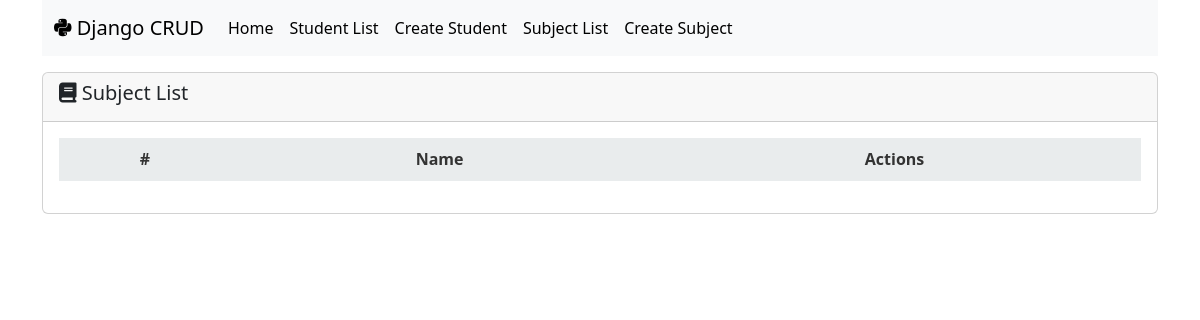
Page /first_app/subject_list/ on the earlier database version.
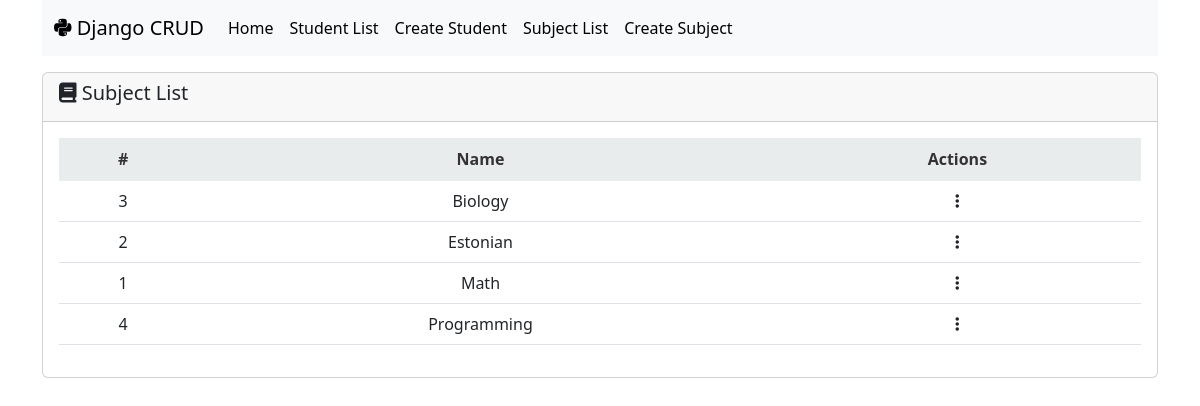
Same page on the later database version.
### first_app/models.py (models this page shows)
class Subject(models.Model):
    subject_name = models.CharField(max_length=255)

### first_app/views.py (the view)
# urls.py: path('subject_list/', views.SubjectListView.as_view(), name='subject_list'),
class SubjectListView(ListView):
    model = Subject
    queryset = Subject.objects.order_by('subject_name')
    context_object_name = 'subjects'

### first_app/templates/first_app/subject_list.html (shortened to what this page needs)
{% extends 'base.html' %}
{% block content %}
<div class="card mt-3">
    <div class="card-header">
        <div class="d-flex justify-content-between align-items-center">
            <div class="card-title m-0"><h5><i class="fa-solid fa-book"></i> Subject List</h5></div>
        </div>
    </div>
    <div class="card-body">
        <table id="student-table" class="table table-hover">
          <thead>
            <tr>
                <th scope="col">#</th>
                <th scope="col">Name</th>
                <th scope="col" style="max-width: 5rem;">Actions</th>
            </tr>
          </thead>
          <tbody>
            {% for subject in subjects %}
                <tr>
                    <td>{{ subject.id }}</td>
                    <td>{{ subject.subject_name }}</td>
                    <td class="dropdown-cell">
                        <i class="fa-solid fa-ellipsis-vertical dropdown-toggle"></i>
                    </td>
                </tr>
            {% endfor %}
          </tbody>
        </table>
    </div>
</div>
{% endblock %}

### templates/base.html (shortened to what this page needs)
{% load static %}
<!doctype html>
<html lang="en">
<head>
    <link href="https://cdn.jsdelivr.net/npm/bootstrap@5.3.1/dist/css/bootstrap.min.css" rel="stylesheet">
    <link href="https://stackpath.bootstrapcdn.com/bootstrap/4.5.2/css/bootstrap.min.css" rel="stylesheet">
    <link rel="stylesheet" href="https://cdnjs.cloudflare.com/ajax/libs/twitter-bootstrap/5.3.0/css/bootstrap.min.css">
    <link rel="stylesheet" href="https://cdn.datatables.net/1.13.6/css/dataTables.bootstrap5.min.css">
    <link rel="stylesheet" href="https://cdnjs.cloudflare.com/ajax/libs/font-awesome/6.4.2/css/all.min.css" />
    <link rel="stylesheet" type="text/css" href="{% static 'base.css' %}">
</head>
<body>
    <div class="container">
        <nav class="navbar navbar-expand-lg bg-body-tertiary">
          <div class="container-fluid">
            <a class="navbar-brand" href="#"><i class="fa-brands fa-python"></i> Django CRUD</a>
            <div class="collapse navbar-collapse" id="navbarNavAltMarkup">
              <div class="navbar-nav">
                <a class="nav-link active" aria-current="page" href="/first_app">Home</a>
                <a class="nav-link active" aria-current="page" href="/first_app/student_list">Student List</a>
                <a class="nav-link active" aria-current="page" href="/first_app/student_create">Create Student</a>
                <a class="nav-link active" aria-current="page" href="/first_app/subject_list">Subject List</a>
                <a class="nav-link active" aria-current="page" href="/first_app/subject_create">Create Subject</a>
              </div>
            </div>
          </div>
        </nav>
        {% block content %}
        {% endblock %}
    </div>
</body>
</html>

### static/base.css (style rules this page uses)
#student-table thead th { background-color: #e9eced; border-color: #e9eced; font-weight: bold; color: #333; text-align: center; }
#student-table tbody td { vertical-align: middle; text-align: center; }
.dropdown-cell { position: relative; }
.dropdown-toggle { display: inline-block; cursor: pointer; }
.dropdown-toggle:after { content: none; }

Differences in the rows shown:
added Subject: id "3", subject_name "Biology"
added Subject: id "2", subject_name "Estonian"
added Subject: id "1", subject_name "Math"
added Subject: id "4", subject_name "Programming"
